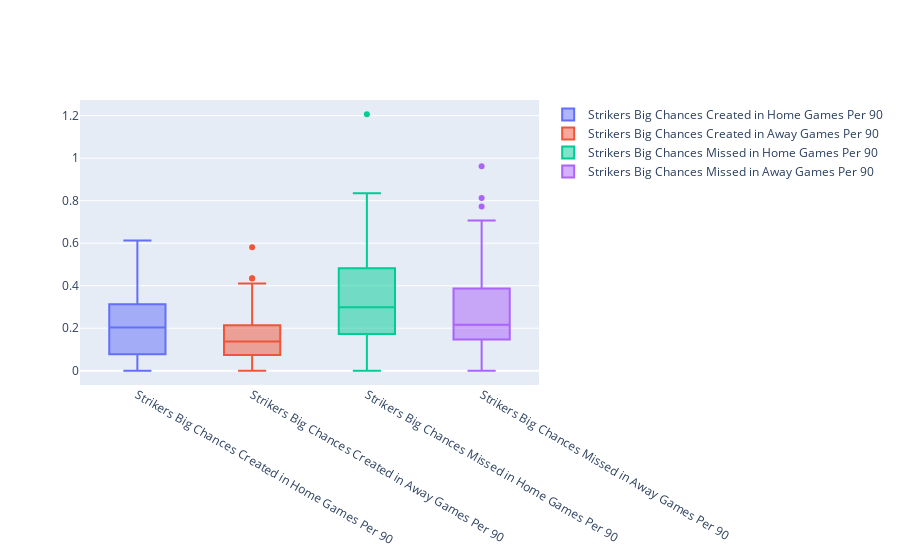

Write notebook code for a chart like this one.
### Code cell
Home = SD[SD.was_home == 0]
Away = SD[SD.was_home == 1]

y0 = Home['big_chances_created_(per_90)']
y1 = Away['big_chances_created_(per_90)']
y2 = Home['big_chances_missed_(per_90)']
y3 = Away['big_chances_missed_(per_90)']

fig = go.Figure()
fig.add_trace(go.Box(y=y0,  name="Strikers Big Chances Created in Home Games Per 90"))
fig.add_trace(go.Box(y=y1,  name="Strikers Big Chances Created in Away Games Per 90"))
fig.add_trace(go.Box(y=y2,  name="Strikers Big Chances Missed in Home Games Per 90"))
fig.add_trace(go.Box(y=y3,  name="Strikers Big Chances Missed in Away Games Per 90"))

fig.show()
